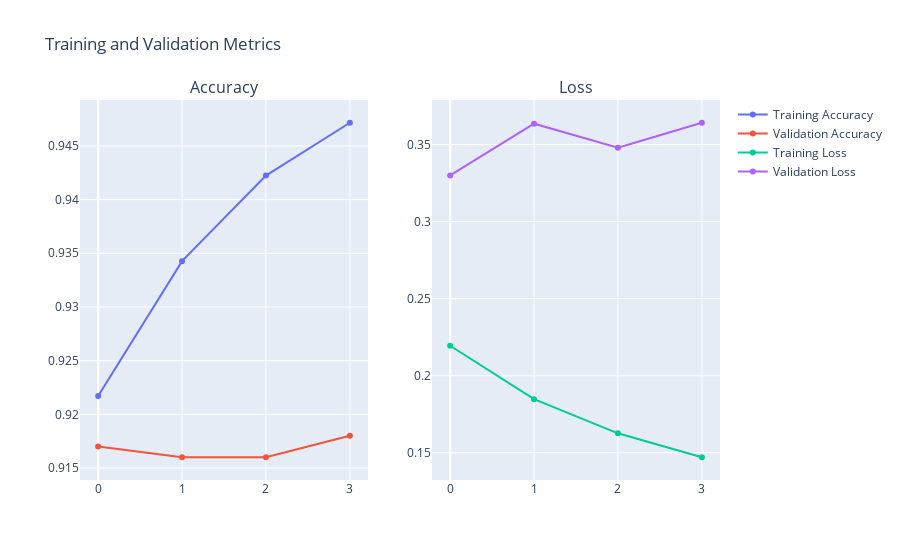

Notebook cell for this chart:
### Code cell
# plot the training and validation accuracy and loss in a single plotly 
from plotly.subplots import make_subplots
import plotly.graph_objects as go
fig = make_subplots(rows=1, cols=2, subplot_titles=("Accuracy", "Loss"))
fig.add_trace(go.Scatter(y=history.history['accuracy'], mode='lines+markers', name='Training Accuracy'), row=1, col=1)
fig.add_trace(go.Scatter(y=history.history['val_accuracy'], mode='lines+markers', name='Validation Accuracy'), row=1, col=1)
fig.add_trace(go.Scatter(y=history.history['loss'], mode='lines+markers', name='Training Loss'), row=1, col=2)
fig.add_trace(go.Scatter(y=history.history['val_loss'], mode='lines+markers', name='Validation Loss'), row=1, col=2)
fig.update_layout(title_text="Training and Validation Metrics", showlegend=True)
fig.show()

### Figure 1 — Plotly figure (JSON) as saved in the notebook; plotly's stock layout.template omitted (floating-point values rounded to 4 significant figures)
{"data": [{"mode": "lines+markers", "name": "Training Accuracy", "type": "scatter", "xaxis": "x", "y": [0.9217, 0.9343, 0.9422, 0.9472], "yaxis": "y"}, {"mode": "lines+markers", "name": "Validation Accuracy", "type": "scatter", "xaxis": "x", "y": [0.917, 0.916, 0.916, 0.918], "yaxis": "y"}, {"mode": "lines+markers", "name": "Training Loss", "type": "scatter", "xaxis": "x2", "y": [0.2194, 0.1848, 0.1626, 0.1471], "yaxis": "y2"}, {"mode": "lines+markers", "name": "Validation Loss", "type": "scatter", "xaxis": "x2", "y": [0.3299, 0.3635, 0.3478, 0.3641], "yaxis": "y2"}], "layout": {"annotations": [{"font": {"size": 16}, "showarrow": false, "text": "Accuracy", "x": 0.225, "xanchor": "center", "xref": "paper", "y": 1, "yanchor": "bottom", "yref": "paper"}, {"font": {"size": 16}, "showarrow": false, "text": "Loss", "x": 0.775, "xanchor": "center", "xref": "paper", "y": 1, "yanchor": "bottom", "yref": "paper"}], "showlegend": true, "title": {"text": "Training and Validation Metrics"}, "xaxis": {"anchor": "y", "domain": [0, 0.45]}, "xaxis2": {"anchor": "y2", "domain": [0.55, 1]}, "yaxis": {"anchor": "x", "domain": [0, 1]}, "yaxis2": {"anchor": "x2", "domain": [0, 1]}}}
